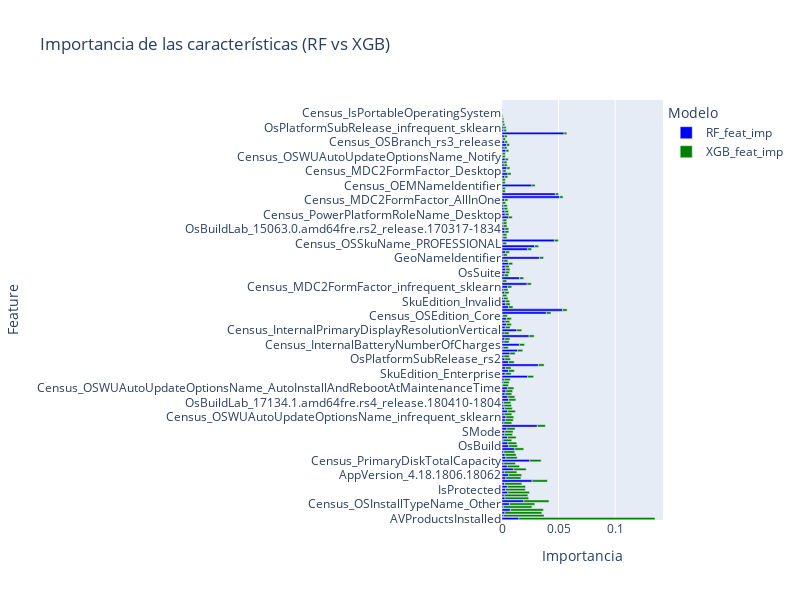

The notebook cell this image was saved under:
### Code cell
# Veamos graficamente si hay muchas diferencias entre las importancias para cada modelo.
XGBoost_importance.rename(columns={'Importance': 'XGB_feat_imp'}, inplace=True)

RF_importance.rename(columns={'Importance': 'RF_feat_imp'}, inplace=True)

df_importances= XGBoost_importance.merge(RF_importance,on='Feature')
df_importances.sort_values(by='XGB_feat_imp',ascending=False,inplace=True)
df_importances

fig = px.bar(df_importances, y='Feature', x=['RF_feat_imp', 'XGB_feat_imp'], orientation='h',
             title='Importancia de las características (RF vs XGB)',
             labels={'value': 'Importancia', 'variable': 'Modelo'},
             color_discrete_map={'RF_feat_imp': 'blue', 'XGB_feat_imp': 'green'})
fig.update_layout(width=800, height=600)
fig.show()

# existen variables que son muy importantes para un modelo mientras que otras no son importantes en absoluto para el otro modelo. Creo que con tiempo se podria ir filtrando 
# empiricamente estas columnas y quedarnos realmente con las importantes.

### Figure 1 — Plotly figure (JSON) as saved in the notebook; plotly's stock layout.template omitted (floating-point values rounded to 4 significant figures; data arrays with more than 128 entries replaced by an {"elided": "..."} marker saying what was removed)
{"data": [{"alignmentgroup": "True", "hovertemplate": "Modelo=RF_feat_imp<br>Importancia=%{x}<br>Feature=%{y}<extra></extra>", "legendgroup": "RF_feat_imp", "marker": {"color": "blue", "pattern": {"shape": ""}}, "name": "RF_feat_imp", "offsetgroup": "RF_feat_imp", "orientation": "h", "showlegend": true, "textposition": "auto", "type": "bar", "x": {"elided": "145 float values"}, "xaxis": "x", "y": {"elided": "145 str values"}, "yaxis": "y"}, {"alignmentgroup": "True", "hovertemplate": "Modelo=XGB_feat_imp<br>Importancia=%{x}<br>Feature=%{y}<extra></extra>", "legendgroup": "XGB_feat_imp", "marker": {"color": "green", "pattern": {"shape": ""}}, "name": "XGB_feat_imp", "offsetgroup": "XGB_feat_imp", "orientation": "h", "showlegend": true, "textposition": "auto", "type": "bar", "x": {"elided": "145 float values"}, "xaxis": "x", "y": {"elided": "145 str values"}, "yaxis": "y"}], "layout": {"barmode": "relative", "height": 600, "legend": {"title": {"text": "Modelo"}, "tracegroupgap": 0}, "title": {"text": "Importancia de las características (RF vs XGB)"}, "width": 800, "xaxis": {"anchor": "y", "domain": [0, 1], "title": {"text": "Importancia"}}, "yaxis": {"anchor": "x", "domain": [0, 1], "title": {"text": "Feature"}}}}
